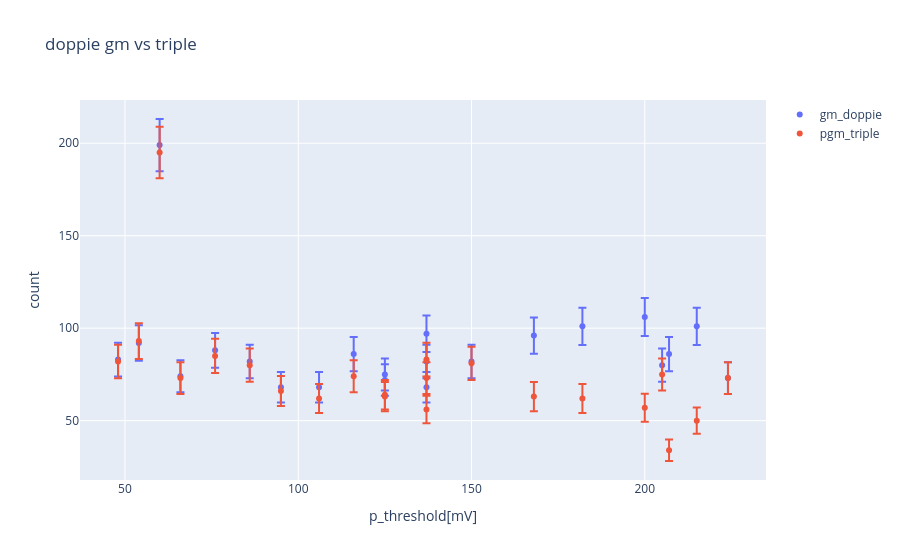
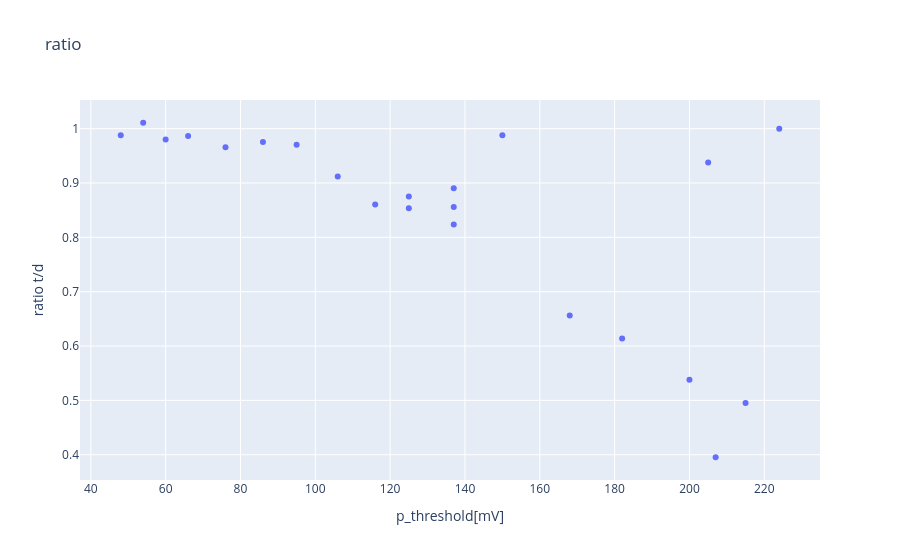

Notebook code for these charts, in order:
### Code cell
fig = go.Figure()
fig.add_trace(go.Scatter(x=df_tvd['p_threshold[mV]'], y=(df_tvd['gm_doppie']), mode='markers', name='gm_doppie', error_y=dict(type='data', array=np.sqrt(df_tvd['gm_doppie']), visible=True)))

fig.add_trace(go.Scatter(x=df_tvd['p_threshold[mV]'], y=(df_tvd['pgm_triple']), mode='markers', name='pgm_triple', error_y=dict(type='data', array=np.sqrt(df_tvd['pgm_triple']), visible=True)))

fig.update_layout(title= 'doppie gm vs triple', xaxis_title='p_threshold[mV]', yaxis_title='count')
fig.show()



fig1 = go.Figure()
fig1.add_trace(go.Scatter(x=df_tvd['p_threshold[mV]'], y=(df_tvd['pgm_triple']/df_tvd['gm_doppie']), mode='markers', name='ratio'))
fig1.update_layout( title="ratio" , xaxis_title = "p_threshold[mV]" , yaxis_title = "ratio t/d")

### Figure 1 — Plotly figure (JSON) as saved in the notebook; plotly's stock layout.template omitted (floating-point values rounded to 4 significant figures)
{"data": [{"error_y": {"array": [10.05, 9.274, 10.3, 10.05, 9.798, 9.849, 9.055, 8.246, 8.66, 8.485, 9.274, 8.246, 8.246, 9.055, 9.381, 8.602, 9.592, 9.11, 14.11, 9.055, 8.544, 8.944], "type": "data", "visible": true}, "mode": "markers", "name": "gm_doppie", "type": "scatter", "x": [215, 207, 200, 182, 168, 137, 137, 137, 125, 125, 116, 106, 95, 86, 76, 66, 54, 48, 60, 150, 224, 205], "y": [101, 86, 106, 101, 96, 97, 82, 68, 75, 72, 86, 68, 68, 82, 88, 74, 92, 83, 199, 82, 73, 80]}, {"error_y": {"array": [7.071, 5.831, 7.55, 7.874, 7.937, 9.11, 8.544, 7.483, 8.0, 7.937, 8.602, 7.874, 8.124, 8.944, 9.22, 8.544, 9.644, 9.055, 13.96, 9.0, 8.544, 8.66], "type": "data", "visible": true}, "mode": "markers", "name": "pgm_triple", "type": "scatter", "x": [215, 207, 200, 182, 168, 137, 137, 137, 125, 125, 116, 106, 95, 86, 76, 66, 54, 48, 60, 150, 224, 205], "y": [50, 34, 57, 62, 63, 83, 73, 56, 64, 63, 74, 62, 66, 80, 85, 73, 93, 82, 195, 81, 73, 75]}], "layout": {"title": {"text": "doppie gm vs triple"}, "xaxis": {"title": {"text": "p_threshold[mV]"}}, "yaxis": {"title": {"text": "count"}}}}

### Figure 2 — Plotly figure (JSON) as saved in the notebook; plotly's stock layout.template omitted (floating-point values rounded to 4 significant figures)
{"data": [{"mode": "markers", "name": "ratio", "type": "scatter", "x": [215, 207, 200, 182, 168, 137, 137, 137, 125, 125, 116, 106, 95, 86, 76, 66, 54, 48, 60, 150, 224, 205], "y": [0.495, 0.3953, 0.5377, 0.6139, 0.6562, 0.8557, 0.8902, 0.8235, 0.8533, 0.875, 0.8605, 0.9118, 0.9706, 0.9756, 0.9659, 0.9865, 1.011, 0.988, 0.9799, 0.9878, 1.0, 0.9375]}], "layout": {"title": {"text": "ratio"}, "xaxis": {"title": {"text": "p_threshold[mV]"}}, "yaxis": {"title": {"text": "ratio t/d"}}}}
